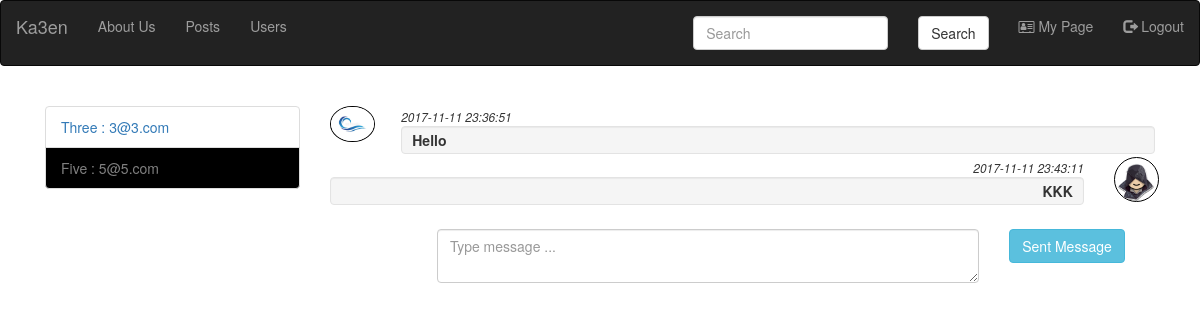
The app's page /users/messages/14 (signed in) with its own data.
### tables this page shows
CREATE TABLE `users` (
  `id` int(11) NOT NULL,
  `f_name` varchar(20) NOT NULL,
  `l_name` varchar(30) NOT NULL,
  `email` varchar(100) NOT NULL,
  `password` varchar(32) NOT NULL,
  `avatar` varchar(100) NOT NULL,
  `created_at` timestamp NOT NULL DEFAULT CURRENT_TIMESTAMP
);

CREATE TABLE `messages` (
  `id` int(11) NOT NULL,
  `from_id` int(11) NOT NULL,
  `to_id` int(11) NOT NULL,
  `body` text NOT NULL,
  `created_at` timestamp NOT NULL DEFAULT CURRENT_TIMESTAMP
);

### controllers/Users.php (called while the page is built, shortened)
<?php
	class Users extends Controller
	 {
	 	public $_Users;
	 	public $_Messages;
	 	function __construct(){
			 $this->_Users = new User;
			 $this->_Messages = new Message;
	 	}
	 	public function messages($param)
	 	{
			$friendId = $param;
			$userId = $_SESSION['id'];
			$this->_View->_messages = $this->_Messages->getMessages($userId, $friendId);
			$this->_View->_profileData = $this->_Users->getProfileData($param);
			$sql = "select u.id, f_name, email from users as u RIGHT join messages as m on (u.id = from_id or u.id = to_id)
			where u.id != {$_SESSION['id']} and (from_id = {$_SESSION['id']} or to_id = {$_SESSION['id']}) GROUP BY u.id";
			$this->_View->_getUsersWithMessages = $this->_Messages->getUsersWithMessages($sql);
	 		$this->_View->rander('users/messages');
		 }
	 }
 ?>

### index.php (called while the page is built, shortened)
<?php
	new Routes;
 ?>

### system/Db.php (called while the page is built, shortened)
<?php
class Db
{
	private $_con;
	private $_filds;
	private $_where = true;
	private $_order = false;
	private $_join = false;
	function __construct()
	{
		$this->_con = new \Mysqli ('localhost', 'root', '', 'atkaa');
	}
	public function checkValuesSafety($value){
		$value = htmlspecialchars(stripslashes(trim($value)));
		return mysqli_real_escape_string($this->_con, $value);
	}
	public function select($filds = '*')
	{
		$this->_filds =  $this->checkValuesSafety($filds);
		return $this;
	}
	public function where($where)
	{
		$this->_where = $where;
		return $this;
	}
	public function order($order)
	{
		$order = $this->checkValuesSafety($order);
		$this->_order = explode(",",$order);
		return $this;
	}
	public function join($join)
	{
		$join =  $this->checkValuesSafety($join);
		$this->_join = explode(",",$join);
		return $this;
	}
	public function getAll($table_name)
	{
		$rows = [];
		$table_name =  $this->checkValuesSafety($table_name);
		$sql = "SELECT $this->_filds FROM $table_name WHERE $this->_where ORDER BY {$this->_order[0]} {$this->_order[1]}";
		if ($this->_join) {
			$sql = "SELECT $this->_filds FROM $table_name {$this->_join[0]} JOIN {$this->_join[1]} ON ($table_name.{$this->_join[2]} = {$this->_join[1]}.{$this->_join[3]}) WHERE $this->_where ORDER BY {$this->_order[0]} {$this->_order[1]}";
		}
		$q = $this->_con->query($sql);
		while ($row = $q->fetch_assoc()) {$rows[] = $row;}
		$this->_where = true;$this->_like = false;$this->_join = false;$this->_order = false;
		return $rows;
	}
	public function getByQuery($sql)
	{
		$result = $this->_con->query($sql);
		if($result->num_rows > 0){
			while ($row = $result->fetch_assoc()) {$rows[] = $row;}
			return $rows;
		}else{
			return false;
		}
	}
}
 ?>

### models/User.php (called while the page is built, shortened)
<?php
	class User extends Model
	{
		public $_table = 'users';
	 	public function getProfileData($param)
	 	{
			 return $this->_Db->select("$this->_table.*,posts.id as iid, title, body, posts.created_at as created_aat, user_id")->join('LEFT,posts,id,user_id')
								->where($this->_table.'.id ="'.$param.'"')
								->order('iid,DESC')
								->getAll($this->_table);
	 	}
	}
 ?>

### models/Message.php (called while the page is built, shortened)
<?php
	class Message extends Model
	{
		public $_table = 'messages';
		public function getMessages($userId, $friendId)
		{
			return $this->_Db->select("$this->_table.*,users.id as iid,f_name,avatar")
							->join('LEFT,users,from_id,id')
							->where("(from_id = '".$userId."' AND to_id = '".$friendId."') OR (from_id = '".$friendId."' AND to_id = '".$userId."')")
							->order('id,ASC')
							->getAll($this->_table);
		}
		public function getUsersWithMessages($sql)
		{
			return $this->_Db->getByQuery($sql);
		}
	}

### views/users/messages_view.php (the view, shortened to what this page needs)
<div class="container">
	<div class="col-sm-3" >
		<?php if ($this->_getUsersWithMessages): ?>
			<ul class="list-group">
				<?php foreach($this->_getUsersWithMessages as $user): ?>
					<li class="list-group-item" <?php if($this->_profileData[0]['id'] == $user['id']){ echo 'style="background:#000"'; } ?> >
						<a href="/users/messages/<?= $user['id'];?>" <?php if($this->_profileData[0]['id'] == $user['id']){ echo 'style="color:gray"'; } ?>>
							<?= $user['f_name']; ?> : <?= $user['email']; ?>
						</a>
					</li>
				<?php endforeach; ?>
			</ul>
		<?php endif; ?>
	</div>
	<div class="col-sm-9 messageList">
	<?php
	if ($this->_messages): ?>
		<?php foreach($this->_messages as $message): ?>
			<div class="row messageListItem" data-message-id="<?= $message['id']; ?>">
				<div class="col-sm-1 <?php if($message['from_id'] == $_SESSION['id']) { echo 'pull-right';} ?>">
					<img src="../../public/uploads/avatar/<?= $message['avatar']; ?>" width="45px" style="border: 1px solid #000; border-radius:100%;">
				</div>
				<div class="col-sm-11 <?php if($message['from_id'] == $_SESSION['id']) { echo 'pull-right text-right';} ?>">
						<small><i><?= $message['created_at']; ?></i></small>
					<b><p class="well" style="padding: 3px 10px; margin-bottom: 3px;"><?= $message['body']; ?></p></b>
				</div>
			</div>
		<?php endforeach; ?>
	<?php else: ?>
		<h2>No message found</h2>
	<?php endif; ?>
	</div>
	<br><br>
	<div class="row pull-right" style="margin-top: 20px;">
			<div class="col-sm-4"></div>
			<div class="col-sm-6">
				<textarea class="form-control" cols="120" id="messsage" placeholder="Type message ... "></textarea>
			</div>
			<div class="col-sm-2">
				<button class="btn btn-info btn-md" id="messsageBTN">Sent Message</button>
			</div>
		</div>
	</div>
</div>

### records on screen
users: f_name "Three", email "3@3.com"
users: f_name "Five", email "5@5.com"
messages: users.avatar (picture), created_at "2017-11-11 23:36:51", body "Hello"
messages: users.avatar (placeholder picture), created_at "2017-11-11 23:43:11", body "KKK"
